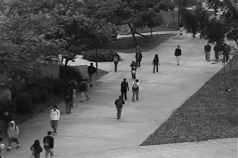
#> input picture original_pics/005.tif, 238 x 158 px, given in place of 001.tif, which was not available
$ python plot_hough_lines.py
#> lines starting #> are read from the running program, lines starting #| are printed output that depends on the picture; after the words box and inside, x2 and y2 are one past the last pixel; in counts of white or black regions, pixels touching at a corner belong together; pictures that were not available may be replaced by others from this repository, and a replacement may not be noted
import cv2
import numpy as np
import os

def hough_lines(img):
    return cv2.HoughLines(cv2.Canny(img,105,130),1,np.pi/180,89)

def plot_hough_lines(lines,img):
    if lines is not None:
        lines1 = lines[:, 0, :]
        for rho, theta in lines1[:]:
            a = np.cos(theta)
            b = np.sin(theta)
            x0 = a * rho
            y0 = b * rho
            x1 = int(x0 + 1000 * (-b))
            y1 = int(y0 + 1000 * (a))
            x2 = int(x0 - 1000 * (-b))
            y2 = int(y0 - 1000 * (a))
            cv2.line(img, (x1, y1), (x2, y2), (0, 0, 255), 1)
    else:
        print ('Hough line not find')
    return img;

def check_hough_lines():
    if not os.path.isdir('../ref_data/pics_with_hough_lines'):
        return False
    else:
        print ('pics with hough lines already exits')
        return False if input('If recalculation needed, please enter \'y\',that would induce overwritten. Else enter \'n\':\n')\
                       == 'y' else True

def load_and_show():
    print ('loading img...')
    for i in range(1, 201):
        new_img = cv2.imread('../ref_data/pics_with_hough_lines/pics_lines_' + str(i).zfill(3) + '.tif')
        cv2.imshow('img', new_img)
        # press ESC to exit
        if cv2.waitKey(200) & 0xff == 27:
            break;

def main(imgShowSkip=False):
#> called with imgShowSkip = False
    if not check_hough_lines():
        print ('calculating hough lines...')
        for i in range(1,201):
            img = cv2.imread('../original_pics/'+str(i).zfill(3)+'.tif')
#> img is the input picture: shape (158, 238, 3); min 0, max 233, mean 93.1
            lines = hough_lines(img)
#> lines = [[118, 1.05], [200, 0.82], [6, 1.73]]
            new_img = plot_hough_lines(lines,img)
#> the loop in plot_hough_lines, `for rho, theta in lines1[:]:` made 3 passes
#> (rho, theta, a, b, x0, y0, x1, y1) on passes 1 to 3: (118, 1.05, 0.5, 0.866, 59, 102.2, -807, 602), (200, 0.82, 0.682, 0.731, 136.4, 146.3, -594, 828), (6, 1.73, -0.156, 0.988, -0.939, 5.93, -988, -150)
#> after the loop in plot_hough_lines, `for rho, theta in lines1[:]:`:
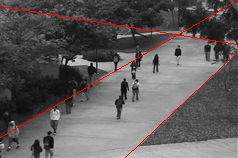
#> img: shape (158, 238, 3); 1.57% of pixels changed, all inside (x1, y1, x2, y2) = (0, 0, 238, 158)
            hough_lines_only = plot_hough_lines(lines,np.zeros((img.shape[0],img.shape[1],3)))
#> the loop in plot_hough_lines (call 2), `for rho, theta in lines1[:]:` made 3 passes
#> after the loop in plot_hough_lines (call 2), `for rho, theta in lines1[:]:`:
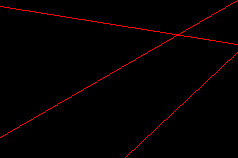
#> img: shape (158, 238, 3) float64; mean B, G, R 0, 0, 4
            if not os.path.exists('../ref_data/pics_with_hough_lines'):
                os.mkdir('../ref_data/pics_with_hough_lines')
            cv2.imwrite('../ref_data/pics_with_hough_lines/pics_lines_' + str(i).zfill(3) + '.tif', new_img)
            if not os.path.exists('../ref_data/hough_lines_only'):
                os.mkdir('../ref_data/hough_lines_only')
            cv2.imwrite('../ref_data/hough_lines_only/lines_only_' + str(i).zfill(3) + '.tif', hough_lines_only)
            if not imgShowSkip:
                cv2.imshow('img', new_img)
                # press ESC to exit
                if cv2.waitKey(200) & 0xff == 27:
#> (key Esc is pressed here)
                    break;
    else:
        if not imgShowSkip:
            load_and_show()
    cv2.destroyAllWindows()

hough_main=main

if __name__ == '__main__':
    main();

$ run again, on original_pics/016.tif
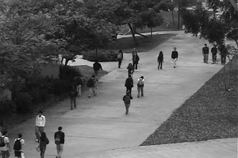
#> input picture original_pics/016.tif, 238 x 158 px, given in place of 001.tif, which was not available
#> in main, img is the input picture: shape (158, 238, 3); min 0, max 250, mean 92.7
#> lines = [[200, 0.82], [118, 1.05]]
#> the loop in plot_hough_lines, `for rho, theta in lines1[:]:` made 2 passes
#> (rho, theta, a, b, x0, y0, x1, y1) on passes 1 to 2: (200, 0.82, 0.682, 0.731, 136.4, 146.3, -594, 828), (118, 1.05, 0.5, 0.866, 59, 102.2, -807, 602)
#> after the loop in plot_hough_lines, `for rho, theta in lines1[:]:`:
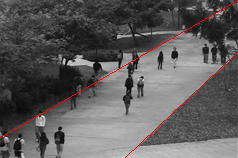
#> img: shape (158, 238, 3); 0.93% of pixels changed, all inside (x1, y1, x2, y2) = (0, 0, 238, 158)
#> the loop in plot_hough_lines (call 2), `for rho, theta in lines1[:]:` made 2 passes
#> after the loop in plot_hough_lines (call 2), `for rho, theta in lines1[:]:`:
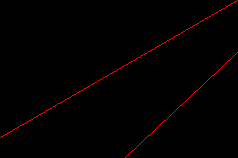
#> img: shape (158, 238, 3) float64; mean B, G, R 0, 0, 2.4
